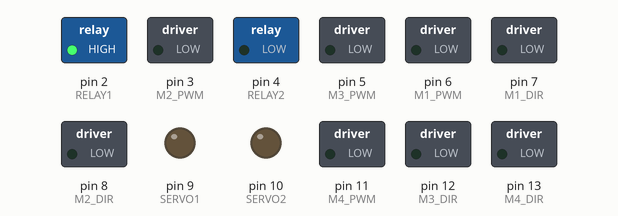
Recording of a sketch running on a simulated Arduino Uno, built with avr-gcc and run on an emulated ATmega328P. Shown: switched loads named in the sketch (green lamp = pin HIGH), output pins drawn as LEDs (lit = HIGH).

Above: at 1.0 s.
At 5.0 s:
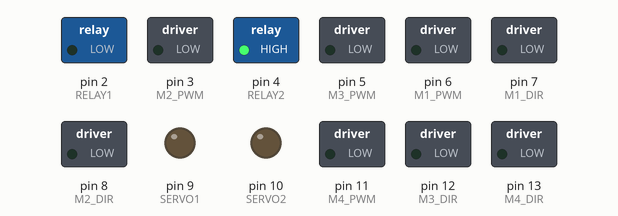
At 7.0 s:
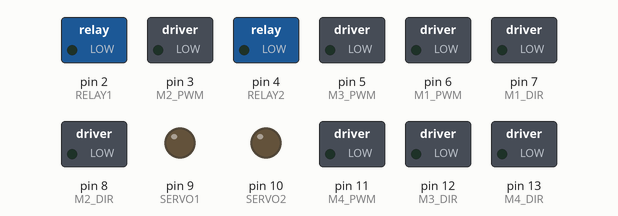
Timing chart, 0 to 10.4 s (numbered marks = the images above):
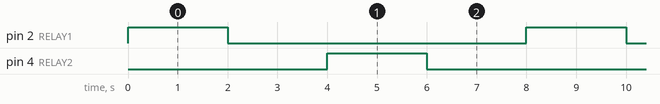

Measured:
- by itself, pin 2 (RELAY1), pin 4 (RELAY2): alternates HIGH for 2.0 s and LOW for 6.0 s
- by itself, everything shown: repeats every 8.0 s, in 4 steps

The sketch:

WM1_RelayFullBridgeExample.ino
```cpp
// <WM1 PIN DEFINITIONS>
#define M1_PWM 6
#define M1_DIR 7

#define M2_PWM 3
#define M2_DIR 8

#define M3_PWM 5
#define M3_DIR 12

#define M4_PWM 11
#define M4_DIR 13

#define RELAY1 2
#define RELAY2 4

#define SERVO1 9
#define SERVO2 10

/* <WIRING DESCRIPTION>
Standard brushed DC gearmotor wired to use relays as a full-bridge/H-bridge, with one terminal connected
to R1 and the other connected to R2.
*/

/* <FUNCTIONALITY DESCRIPTION>
  This example code demonstrates how to use the two single pole double throw (SPDT) relays on the WM1
  as a full-bridge/H-bridge to provide bi-dirrectional control of a single motor.

  Using this code the motor should spin for 2 seconds, stop for 2 seconds, spin the opposite dirrection
  for 2 seconds, then stop for 2 seconds again.
*/

void setup() {
  // put your setup code here, to run once:

  /* <CONFIGURE ALL WM1 PINS AS OUTPUTS>
    while not all pins are used in this example it is good practice to
    configure them as outputs so that they are not left floating */
  // Used Pins
  pinMode(RELAY1, OUTPUT);
  pinMode(RELAY2, OUTPUT);
  // Unused pins
  pinMode(M1_PWM, OUTPUT);
  pinMode(M1_DIR, OUTPUT);
  pinMode(M2_PWM, OUTPUT);
  pinMode(M2_DIR, OUTPUT);
  pinMode(M3_PWM, OUTPUT);
  pinMode(M3_DIR, OUTPUT);
  pinMode(M4_PWM, OUTPUT);
  pinMode(M4_DIR, OUTPUT);
  pinMode(SERVO1, OUTPUT);
  pinMode(SERVO2, OUTPUT);

}

void loop() {
  // put your main code here, to run repeatedly:

  // <DRIVE MOTOR FORWARDS>
  digitalWrite(RELAY1, HIGH);
  digitalWrite(RELAY2, LOW);

  delay(2000); // wait 2 seconds

  // <STOP MOTOR>
  digitalWrite(RELAY1, LOW);
  digitalWrite(RELAY2, LOW);

  delay(2000); // wait 2 seconds

  // <DRIVE MOTOR BACKWARDS>
  digitalWrite(RELAY1, LOW);
  digitalWrite(RELAY2, HIGH);

  delay(2000); // wait 2 seconds

  // <STOP MOTOR>
  digitalWrite(RELAY1, LOW);
  digitalWrite(RELAY2, LOW);

  delay(2000); // wait 2 seconds

}
```
